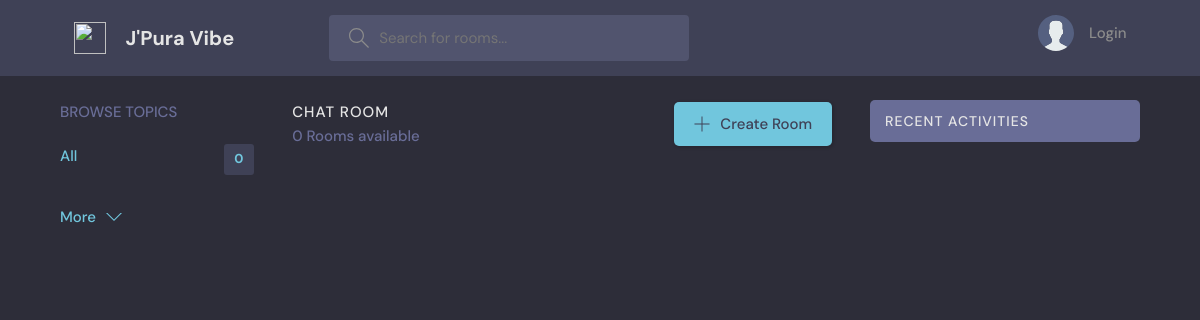
/, run on an earlier commit of the app's database.
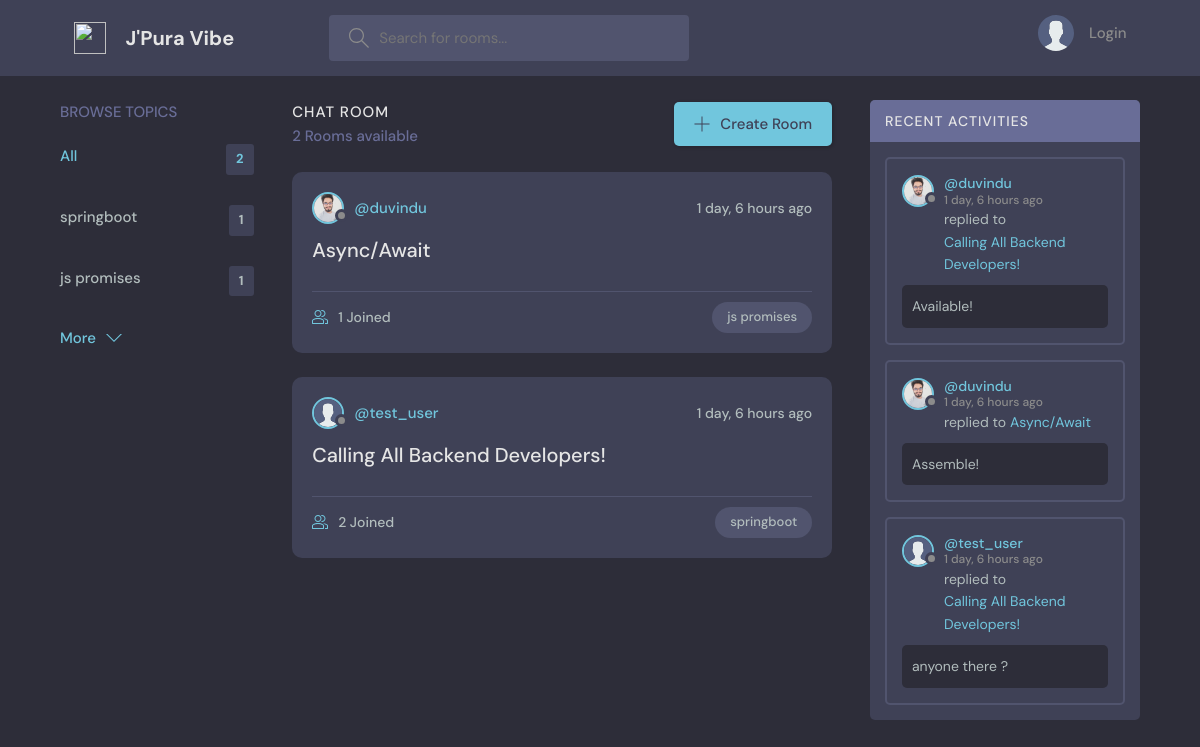
And on a later commit of the database.
### home/models.py (models this page shows, shortened)
class Topic(models.Model):
    name = models.CharField(max_length=200)

class Room(models.Model):
    host = models.ForeignKey(User, on_delete=models.CASCADE)
    topic = models.ForeignKey(Topic, on_delete=models.CASCADE)
    name = models.CharField(max_length=200)
    description = models.TextField(blank=True, null=True)
    participants = models.ManyToManyField(User, related_name='participants')
    created = models.DateTimeField(auto_now_add=True)
    class Meta:
        ordering = ['-created']

class Profile(models.Model):
    user = models.OneToOneField(User, on_delete=models.CASCADE)
    image = models.ImageField(upload_to='profile_pics/')

class Message(models.Model):
    user = models.ForeignKey(User, on_delete=models.CASCADE)
    room = models.ForeignKey(Room, on_delete=models.CASCADE)
    body = models.TextField()
    created = models.DateTimeField(auto_now_add=True)
    class Meta:
        ordering = ['-created']

### home/views.py (the view)
# urls.py: path('', home, name = 'home'),
def home(request):
    q = request.GET.get('q') if request.GET.get('q') else ''
    rooms = Room.objects.filter(
        Q(topic__name__icontains = q)|
        Q(name__icontains = q)
    )
    rooms_count = rooms.count()
    topics = Topic.objects.all()
    activities = Message.objects.all()
    context = {'rooms':rooms, 'topics':topics, 'rooms_count':rooms_count, 'activities':activities}
    return render(request, 'home/index.html', context)

### home/templates/home/index.html (shortened to what this page needs)
{% extends 'base.html' %}
{% block content %}
    <main class="layout layout--3">
      <div class="container">
        {% include 'home/c1-topic.html' %}
          <div class="roomList">
            <div class="roomList__header">
              <div>
                <h2>Chat Room</h2>
                <p>{{rooms_count}} Rooms available</p>
              </div>
              <a class="btn btn--main" href="{% url 'create-room' %}">
                <svg version="1.1" xmlns="http://www.w3.org/2000/svg" width="32" height="32" viewBox="0 0 32 32">
                  <title>add</title>
                  <path
                    d="M16.943 0.943h-1.885v14.115h-14.115v1.885h14.115v14.115h1.885v-14.115h14.115v-1.885h-14.115v-14.115z"
                  ></path>
                </svg>
                Create Room
              </a>
            </div>
            {% include 'home/c2-feed.html' %}
          </div>
      {% include 'home/c3-activity.html' %}
      </div>
    </main>
{% endblock content %}

### home/templates/home/c1-topic.html
        <div class="topics">
          <div class="topics__header">
            <h2>Browse Topics</h2>
          </div>
          <ul class="topics__list">
            <li>
              <a href="{% url 'home' %}" class="active">All <span>{{topics.count}}</span></a>
            </li>
            {% for topic in topics %}
                <li>
                    <a href="{% url 'home' %}?q={{topic.name}}">{{topic.name}} <span>{{topic.room_set.all.count}}</span></a>
                </li>
            {% endfor %}
          </ul>
          <a class="btn btn--link" href="{% url 'topic-view' %}">
            More
            <svg version="1.1" xmlns="http://www.w3.org/2000/svg" width="32" height="32" viewBox="0 0 32 32">
              <title>chevron-down</title>
              <path d="M16 21l-13-13h-3l16 16 16-16h-3l-13 13z"></path>
            </svg>
          </a>
        </div>

### home/templates/home/c2-feed.html (shortened to what this page needs)
{% load static %}
        {% for room in rooms %}
          <div class="roomListRoom">
            <div class="roomListRoom__header">
              <a href="{% url 'profile' room.host.username %}" class="roomListRoom__author">
                {% if request.user == room.host %}
                  {% if room.host.profile.image %}
                    <div class="avatar avatar--small active">
                      <img src="{{room.host.profile.image.url}}" />
                    </div>
                  {% else %}
                    <div class="avatar avatar--small active">
                      <img src="{% static 'images/avatar.svg' %}" />
                    </div>
                  {% endif %}
                {% else %}
                  {% if room.host.profile.image %}
                    <div class="avatar avatar--small">
                      <img src="{{room.host.profile.image.url}}" />
                    </div>
                  {% else %}
                    <div class="avatar avatar--small">
                      <img src="{% static 'images/avatar.svg' %}" />
                    </div>
                  {% endif %}
                {% endif %}
                <span>@{{room.host.username}}</span>
              </a>
              <div class="roomListRoom__actions">
                <span>{{room.created|timesince}} ago</span>
              </div>
            </div>
            <div class="roomListRoom__content">
              <a href="{% url 'room' room.id %}">{{room.name}}</a>
            </div>
            <div class="roomListRoom__meta">
              <a href="{% url 'room' room.id %}" class="roomListRoom__joined">
                {{room.participants.all.count}} Joined
              </a>
              <p class="roomListRoom__topic">{{room.topic.name}}</p>
            </div>
          </div>
        {% endfor %}

### home/templates/home/c3-activity.html (shortened to what this page needs)
{% load static %}
        <div class="activities">
          <div class="activities__header">
            <h2>Recent Activities</h2>
          </div>
            {% for activity in activities %}
                <div class="activities__box">
                    <div class="activities__boxHeader roomListRoom__header">
                    <a href="{% url 'profile' activity.user.username %}" class="roomListRoom__author">
                        {% if request.user == activity.user %}
                         {% if activity.user.profile.image %}
                            <div class="avatar avatar--small active">
                                <img src="{{activity.user.profile.image.url}}" />
                            </div>
                         {% else %}
                            <div class="avatar avatar--small active">
                                <img src="{% static 'images/avatar.svg' %}" />
                            </div>
                         {% endif %}
                        {% else %}
                         {% if activity.user.profile.image %}
                            <div class="avatar avatar--small">
                                <img src="{{activity.user.profile.image.url}}" />
                            </div>
                         {% else %}
                            <div class="avatar avatar--small">
                                <img src="{% static 'images/avatar.svg' %}" />
                            </div>
                         {% endif %}
                        {% endif %}
                        <p>
                        @{{activity.user.username}}
                        <span>{{activity.created|timesince}} ago</span>
                        </p>
                    </a>
                    </div>
                    <div class="activities__boxContent">
                    <p>replied to <a href="{% url 'room' activity.room.pk %}">{{activity.room.name}}</a></p>
                    <div class="activities__boxRoomContent">
                        {{activity.body}}
                    </div>
                    </div>
                </div>
            {% endfor %}
        </div>

What changed in the data, as far as the page shows it:
added Topic: name "springboot", room_set.all.count "1"
added Topic: name "js promises", room_set.all.count "1"
added Room: host.profile.image (picture), host.username "duvindu", created "1 day, 6 hours", name "Async/Await", participants.all.count "1", topic.name "js promises"
added Room: host.username "test_user", created "1 day, 6 hours", name "Calling All Backend Developers!", participants.all.count "2", topic.name "springboot"
added Message: user.profile.image (picture), user.username "duvindu", created "1 day, 6 hours", room.name "Calling All Backend Developers!", body "Available!"
added Message: user.profile.image (picture), user.username "duvindu", created "1 day, 6 hours", room.name "Async/Await", body "Assemble!"
added Message: user.username "test_user", created "1 day, 6 hours", room.name "Calling All Backend Developers!", body "anyone there ?"
Also different on the page:
{{ topics.count }}: "0" → "2"
{{ rooms_count }}: "0" → "2"
